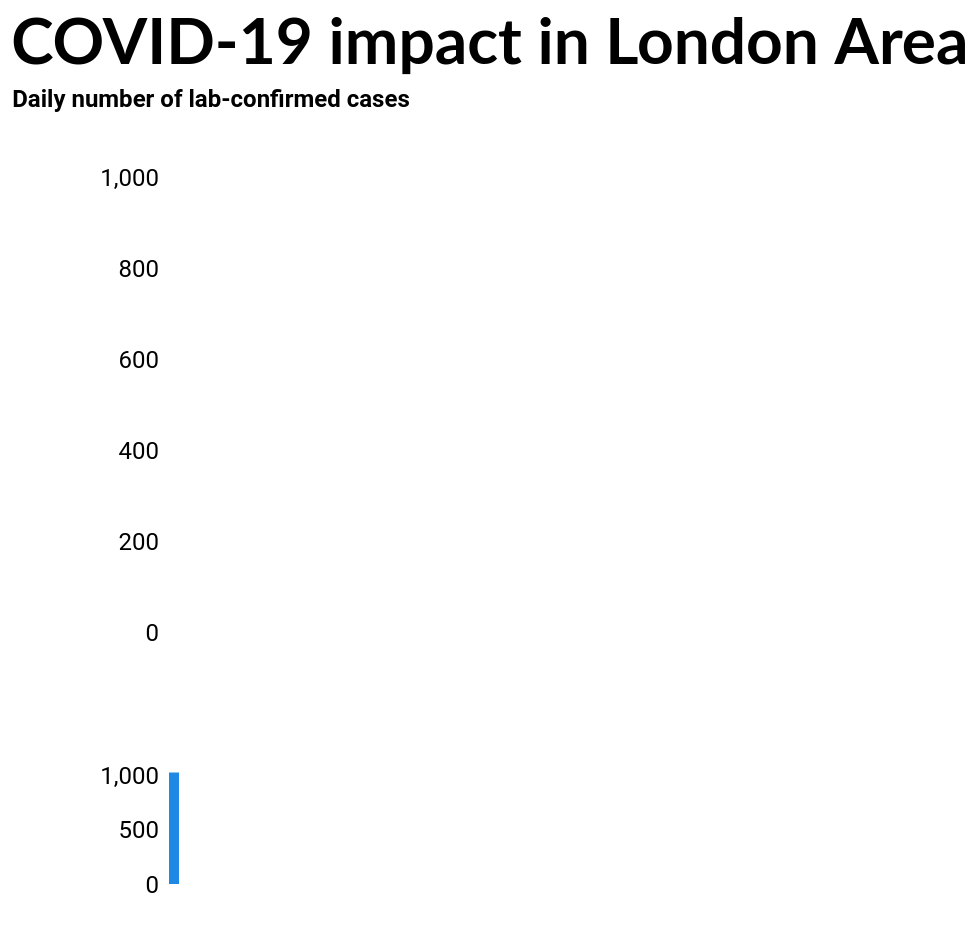

Source (Vega-Lite JSON):
### Vega-Lite specification from a JSON file in a GitHub repository (floating-point values rounded to 4 significant figures)
{"config": {"background": "#FFFFFF", "title": {"anchor": "start", "fontSize": 32, "font": "Lato"}, "axisX": {"domain": true, "domainColor": "#000000", "domainWidth": 1, "grid": false, "labelFontSize": 12, "labelFont": "Roboto", "labelAngle": 0, "tickColor": "#000000", "tickSize": 5, "titleFontSize": 12, "titlePadding": 10, "titleFont": "Roboto"}, "axisY": {"domain": false, "domainWidth": 1, "grid": true, "gridColor": "#DEDDDD", "gridWidth": 1, "labelFontSize": 12, "labelFont": "Roboto", "labelPadding": 8, "ticks": false, "titleFontSize": 12, "titlePadding": 10, "titleFont": "Roboto", "titleAngle": 0, "titleY": -10, "titleX": 18}, "legend": {"labelFontSize": 12, "labelFont": "Roboto", "symbolSize": 100, "titleFontSize": 12, "titlePadding": 10, "titleFont": "Roboto", "orient": "right", "offset": 10}, "view": {"stroke": "transparent"}, "range": {"category": ["#1696d2", "#ec008b", "#fdbf11", "#000000", "#d2d2d2", "#55b748"], "diverging": ["#ca5800", "#fdbf11", "#fdd870", "#fff2cf", "#cfe8f3", "#73bfe2", "#1696d2", "#0a4c6a"], "heatmap": ["#ca5800", "#fdbf11", "#fdd870", "#fff2cf", "#cfe8f3", "#73bfe2", "#1696d2", "#0a4c6a"], "ordinal": ["#cfe8f3", "#a2d4ec", "#73bfe2", "#46abdb", "#1696d2", "#12719e"], "ramp": ["#CFE8F3", "#A2D4EC", "#73BFE2", "#46ABDB", "#1696D2", "#12719E", "#0A4C6A", "#062635"]}, "area": {"fill": "#1696d2"}, "rect": {"fill": "#1696d2"}, "line": {"color": "#1696d2", "stroke": "#1696d2", "strokeWidth": 5}, "trail": {"color": "#1696d2", "stroke": "#1696d2", "strokeWidth": 0, "size": 1}, "path": {"stroke": "#1696d2", "strokeWidth": 0.5}, "point": {"filled": true}, "text": {"font": "Lato", "color": "#1696d2", "fontSize": 11, "align": "center", "fontWeight": 400, "size": 11}, "style": {"bar": {"fill": "#1696d2", "stroke": null}}, "arc": {"fill": "#1696d2"}, "shape": {"stroke": "#1696d2"}, "symbol": {"fill": "#1696d2", "size": 30}}, "vconcat": [{"mark": {"type": "bar", "color": "#1e88e5"}, "encoding": {"color": {"condition": {"value": "#1e88e5", "selection": {"not": "selector037"}}, "value": "#b1010f"}, "size": {"condition": {"value": 3, "selection": {"not": "selector037"}}, "value": 6}, "tooltip": [{"type": "nominal", "field": "area_name", "title": "Area Name"}, {"type": "temporal", "field": "date", "title": "Date"}, {"type": "quantitative", "field": "new_cases", "title": "Daily cases  "}, {"type": "quantitative", "field": "total_cases", "title": "Total cases"}], "x": {"type": "temporal", "axis": {"labels": false, "title": " "}, "field": "date", "scale": {"domain": {"selection": "selector036"}}}, "y": {"type": "quantitative", "axis": {"title": "Daily number of lab-confirmed cases"}, "field": "new_cases"}}, "height": 250, "selection": {"selector037": {"type": "single", "on": "mouseover", "fields": ["date"], "nearest": true}}, "title": "COVID-19 impact in London Area", "width": "container"}, {"mark": {"type": "bar", "color": "#1e88e5"}, "encoding": {"color": {"condition": {"value": "#1e88e5", "selection": "selector036"}, "value": "lightgray"}, "x": {"type": "temporal", "axis": {"title": " "}, "field": "date"}, "y": {"type": "quantitative", "axis": {"title": " "}, "field": "new_cases"}}, "height": 60, "selection": {"selector036": {"type": "interval", "encodings": ["x"]}}, "width": "container"}], "data": {"name": "data-5a487dcb07092a17a4c462339895b844"}, "$schema": "https://vega.github.io/schema/vega-lite/v5.json", "datasets": {"data-5a487dcb07092a17a4c462339895b844": [{"date": "2020-01-30T00:00:00", "area_name": "London", "new_cases": 0, "total_cases": 0}, {"date": "2020-01-31T00:00:00", "area_name": "London", "new_cases": 0, "total_cases": 0}, {"date": "2020-02-01T00:00:00", "area_name": "London", "new_cases": 0, "total_cases": 0}, {"date": "2020-02-02T00:00:00", "area_name": "London", "new_cases": 0, "total_cases": 0}, {"date": "2020-02-03T00:00:00", "area_name": "London", "new_cases": 0, "total_cases": 0}, {"date": "2020-02-04T00:00:00", "area_name": "London", "new_cases": 0, "total_cases": 0}, {"date": "2020-02-05T00:00:00", "area_name": "London", "new_cases": 0, "total_cases": 0}, {"date": "2020-02-06T00:00:00", "area_name": "London", "new_cases": 0, "total_cases": 0}, {"date": "2020-02-07T00:00:00", "area_name": "London", "new_cases": 0, "total_cases": 0}, {"date": "2020-02-08T00:00:00", "area_name": "London", "new_cases": 0, "total_cases": 0}, {"date": "2020-02-09T00:00:00", "area_name": "London", "new_cases": 0, "total_cases": 0}, {"date": "2020-02-10T00:00:00", "area_name": "London", "new_cases": 0, "total_cases": 0}, {"date": "2020-02-11T00:00:00", "area_name": "London", "new_cases": 1, "total_cases": 1}, {"date": "2020-02-12T00:00:00", "area_name": "London", "new_cases": 0, "total_cases": 1}, {"date": "2020-02-13T00:00:00", "area_name": "London", "new_cases": 1, "total_cases": 2}, {"date": "2020-02-14T00:00:00", "area_name": "London", "new_cases": 0, "total_cases": 2}, {"date": "2020-02-15T00:00:00", "area_name": "London", "new_cases": 0, "total_cases": 2}, {"date": "2020-02-16T00:00:00", "area_name": "London", "new_cases": 0, "total_cases": 2}, {"date": "2020-02-17T00:00:00", "area_name": "London", "new_cases": 1, "total_cases": 3}, {"date": "2020-02-18T00:00:00", "area_name": "London", "new_cases": 0, "total_cases": 3}, {"date": "2020-02-19T00:00:00", "area_name": "London", "new_cases": 1, "total_cases": 4}, {"date": "2020-02-20T00:00:00", "area_name": "London", "new_cases": 0, "total_cases": 4}, {"date": "2020-02-21T00:00:00", "area_name": "London", "new_cases": 0, "total_cases": 4}, {"date": "2020-02-22T00:00:00", "area_name": "London", "new_cases": 0, "total_cases": 4}, {"date": "2020-02-23T00:00:00", "area_name": "London", "new_cases": 2, "total_cases": 6}, {"date": "2020-02-24T00:00:00", "area_name": "London", "new_cases": 0, "total_cases": 6}, {"date": "2020-02-25T00:00:00", "area_name": "London", "new_cases": 2, "total_cases": 8}, {"date": "2020-02-26T00:00:00", "area_name": "London", "new_cases": 0, "total_cases": 8}, {"date": "2020-02-27T00:00:00", "area_name": "London", "new_cases": 1, "total_cases": 9}, {"date": "2020-02-28T00:00:00", "area_name": "London", "new_cases": 5, "total_cases": 14}, {"date": "2020-02-29T00:00:00", "area_name": "London", "new_cases": 1, "total_cases": 15}, {"date": "2020-03-01T00:00:00", "area_name": "London", "new_cases": 8, "total_cases": 23}, {"date": "2020-03-02T00:00:00", "area_name": "London", "new_cases": 12, "total_cases": 35}, {"date": "2020-03-03T00:00:00", "area_name": "London", "new_cases": 6, "total_cases": 41}, {"date": "2020-03-04T00:00:00", "area_name": "London", "new_cases": 18, "total_cases": 59}, {"date": "2020-03-05T00:00:00", "area_name": "London", "new_cases": 14, "total_cases": 73}, {"date": "2020-03-06T00:00:00", "area_name": "London", "new_cases": 23, "total_cases": 96}, {"date": "2020-03-07T00:00:00", "area_name": "London", "new_cases": 14, "total_cases": 110}, {"date": "2020-03-08T00:00:00", "area_name": "London", "new_cases": 22, "total_cases": 132}, {"date": "2020-03-09T00:00:00", "area_name": "London", "new_cases": 54, "total_cases": 186}, {"date": "2020-03-10T00:00:00", "area_name": "London", "new_cases": 91, "total_cases": 277}, {"date": "2020-03-11T00:00:00", "area_name": "London", "new_cases": 183, "total_cases": 460}, {"date": "2020-03-12T00:00:00", "area_name": "London", "new_cases": 165, "total_cases": 625}, {"date": "2020-03-13T00:00:00", "area_name": "London", "new_cases": 136, "total_cases": 761}, {"date": "2020-03-14T00:00:00", "area_name": "London", "new_cases": 148, "total_cases": 909}, {"date": "2020-03-15T00:00:00", "area_name": "London", "new_cases": 165, "total_cases": 1074}, {"date": "2020-03-16T00:00:00", "area_name": "London", "new_cases": 234, "total_cases": 1308}, {"date": "2020-03-17T00:00:00", "area_name": "London", "new_cases": 310, "total_cases": 1618}, {"date": "2020-03-18T00:00:00", "area_name": "London", "new_cases": 356, "total_cases": 1974}, {"date": "2020-03-19T00:00:00", "area_name": "London", "new_cases": 333, "total_cases": 2307}, {"date": "2020-03-20T00:00:00", "area_name": "London", "new_cases": 426, "total_cases": 2733}, {"date": "2020-03-21T00:00:00", "area_name": "London", "new_cases": 350, "total_cases": 3083}, {"date": "2020-03-22T00:00:00", "area_name": "London", "new_cases": 436, "total_cases": 3519}, {"date": "2020-03-23T00:00:00", "area_name": "London", "new_cases": 687, "total_cases": 4206}, {"date": "2020-03-24T00:00:00", "area_name": "London", "new_cases": 636, "total_cases": 4842}, {"date": "2020-03-25T00:00:00", "area_name": "London", "new_cases": 755, "total_cases": 5597}, {"date": "2020-03-26T00:00:00", "area_name": "London", "new_cases": 764, "total_cases": 6361}, {"date": "2020-03-27T00:00:00", "area_name": "London", "new_cases": 819, "total_cases": 7180}, {"date": "2020-03-28T00:00:00", "area_name": "London", "new_cases": 577, "total_cases": 7757}, {"date": "2020-03-29T00:00:00", "area_name": "London", "new_cases": 592, "total_cases": 8349}, {"date": "2020-03-30T00:00:00", "area_name": "London", "new_cases": 844, "total_cases": 9193}, {"date": "2020-03-31T00:00:00", "area_name": "London", "new_cases": 913, "total_cases": 10106}, {"date": "2020-04-01T00:00:00", "area_name": "London", "new_cases": 962, "total_cases": 11068}, {"date": "2020-04-02T00:00:00", "area_name": "London", "new_cases": 1022, "total_cases": 12090}, {"date": "2020-04-03T00:00:00", "area_name": "London", "new_cases": 936, "total_cases": 13026}, {"date": "2020-04-04T00:00:00", "area_name": "London", "new_cases": 717, "total_cases": 13743}, {"date": "2020-04-05T00:00:00", "area_name": "London", "new_cases": 603, "total_cases": 14346}, {"date": "2020-04-06T00:00:00", "area_name": "London", "new_cases": 834, "total_cases": 15180}, {"date": "2020-04-07T00:00:00", "area_name": "London", "new_cases": 905, "total_cases": 16085}, {"date": "2020-04-08T00:00:00", "area_name": "London", "new_cases": 831, "total_cases": 16916}, {"date": "2020-04-09T00:00:00", "area_name": "London", "new_cases": 768, "total_cases": 17684}, {"date": "2020-04-10T00:00:00", "area_name": "London", "new_cases": 573, "total_cases": 18257}, {"date": "2020-04-11T00:00:00", "area_name": "London", "new_cases": 493, "total_cases": 18750}, {"date": "2020-04-12T00:00:00", "area_name": "London", "new_cases": 413, "total_cases": 19163}, {"date": "2020-04-13T00:00:00", "area_name": "London", "new_cases": 566, "total_cases": 19729}, {"date": "2020-04-14T00:00:00", "area_name": "London", "new_cases": 555, "total_cases": 20284}, {"date": "2020-04-15T00:00:00", "area_name": "London", "new_cases": 554, "total_cases": 20838}, {"date": "2020-04-16T00:00:00", "area_name": "London", "new_cases": 489, "total_cases": 21327}, {"date": "2020-04-17T00:00:00", "area_name": "London", "new_cases": 425, "total_cases": 21752}, {"date": "2020-04-18T00:00:00", "area_name": "London", "new_cases": 306, "total_cases": 22058}, {"date": "2020-04-19T00:00:00", "area_name": "London", "new_cases": 246, "total_cases": 22304}, {"date": "2020-04-20T00:00:00", "area_name": "London", "new_cases": 375, "total_cases": 22679}, {"date": "2020-04-21T00:00:00", "area_name": "London", "new_cases": 340, "total_cases": 23019}, {"date": "2020-04-22T00:00:00", "area_name": "London", "new_cases": 275, "total_cases": 23294}, {"date": "2020-04-23T00:00:00", "area_name": "London", "new_cases": 315, "total_cases": 23609}, {"date": "2020-04-24T00:00:00", "area_name": "London", "new_cases": 247, "total_cases": 23856}, {"date": "2020-04-25T00:00:00", "area_name": "London", "new_cases": 160, "total_cases": 24016}, {"date": "2020-04-26T00:00:00", "area_name": "London", "new_cases": 91, "total_cases": 24107}, {"date": "2020-04-27T00:00:00", "area_name": "London", "new_cases": 190, "total_cases": 24297}, {"date": "2020-04-28T00:00:00", "area_name": "London", "new_cases": 180, "total_cases": 24477}, {"date": "2020-04-29T00:00:00", "area_name": "London", "new_cases": 250, "total_cases": 24727}, {"date": "2020-04-30T00:00:00", "area_name": "London", "new_cases": 255, "total_cases": 24982}, {"date": "2020-05-01T00:00:00", "area_name": "London", "new_cases": 196, "total_cases": 25178}, {"date": "2020-05-02T00:00:00", "area_name": "London", "new_cases": 127, "total_cases": 25305}, {"date": "2020-05-03T00:00:00", "area_name": "London", "new_cases": 64, "total_cases": 25369}, {"date": "2020-05-04T00:00:00", "area_name": "London", "new_cases": 149, "total_cases": 25518}, {"date": "2020-05-05T00:00:00", "area_name": "London", "new_cases": 134, "total_cases": 25652}, {"date": "2020-05-06T00:00:00", "area_name": "London", "new_cases": 143, "total_cases": 25795}, {"date": "2020-05-07T00:00:00", "area_name": "London", "new_cases": 144, "total_cases": 25939}, {"date": "2020-05-08T00:00:00", "area_name": "London", "new_cases": 94, "total_cases": 26033}, {"date": "2020-05-09T00:00:00", "area_name": "London", "new_cases": 62, "total_cases": 26095}, {"date": "2020-05-10T00:00:00", "area_name": "London", "new_cases": 38, "total_cases": 26133}, {"date": "2020-05-11T00:00:00", "area_name": "London", "new_cases": 75, "total_cases": 26208}, {"date": "2020-05-12T00:00:00", "area_name": "London", "new_cases": 80, "total_cases": 26288}, {"date": "2020-05-13T00:00:00", "area_name": "London", "new_cases": 87, "total_cases": 26375}, {"date": "2020-05-14T00:00:00", "area_name": "London", "new_cases": 87, "total_cases": 26462}, {"date": "2020-05-15T00:00:00", "area_name": "London", "new_cases": 60, "total_cases": 26522}, {"date": "2020-05-16T00:00:00", "area_name": "London", "new_cases": 24, "total_cases": 26546}, {"date": "2020-05-17T00:00:00", "area_name": "London", "new_cases": 33, "total_cases": 26579}, {"date": "2020-05-18T00:00:00", "area_name": "London", "new_cases": 54, "total_cases": 26633}, {"date": "2020-05-19T00:00:00", "area_name": "London", "new_cases": 48, "total_cases": 26681}, {"date": "2020-05-20T00:00:00", "area_name": "London", "new_cases": 58, "total_cases": 26739}, {"date": "2020-05-21T00:00:00", "area_name": "London", "new_cases": 49, "total_cases": 26788}, {"date": "2020-05-22T00:00:00", "area_name": "London", "new_cases": 40, "total_cases": 26828}, {"date": "2020-05-23T00:00:00", "area_name": "London", "new_cases": 10, "total_cases": 26838}, {"date": "2020-05-24T00:00:00", "area_name": "London", "new_cases": 17, "total_cases": 26855}, {"date": "2020-05-25T00:00:00", "area_name": "London", "new_cases": 15, "total_cases": 26870}, {"date": "2020-05-26T00:00:00", "area_name": "London", "new_cases": 28, "total_cases": 26898}, {"date": "2020-05-27T00:00:00", "area_name": "London", "new_cases": 14, "total_cases": 26912}, {"date": "2020-05-28T00:00:00", "area_name": "London", "new_cases": 1, "total_cases": 26913}]}}
